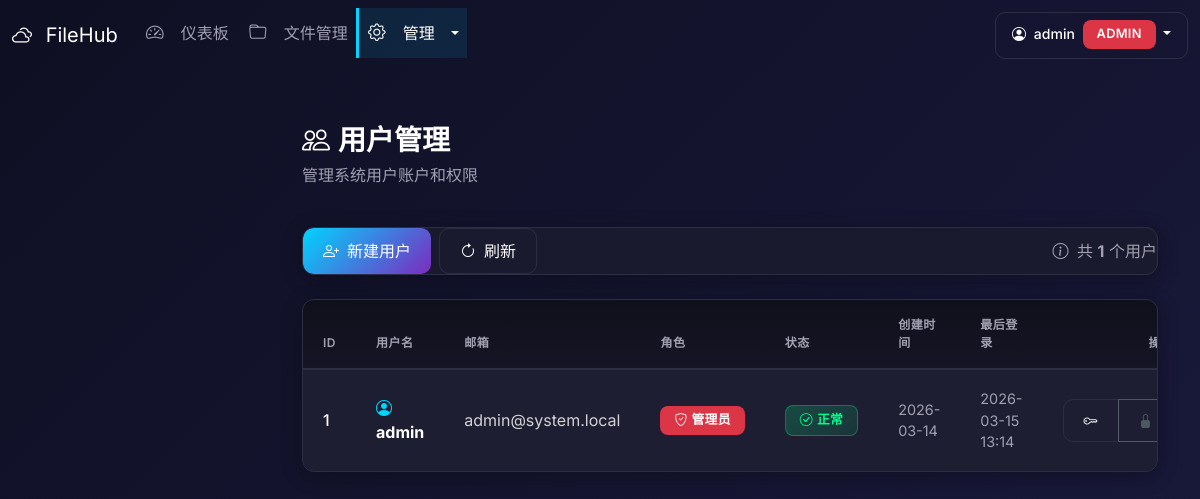
/admin/users (signed in), run on an earlier commit of the app's database.
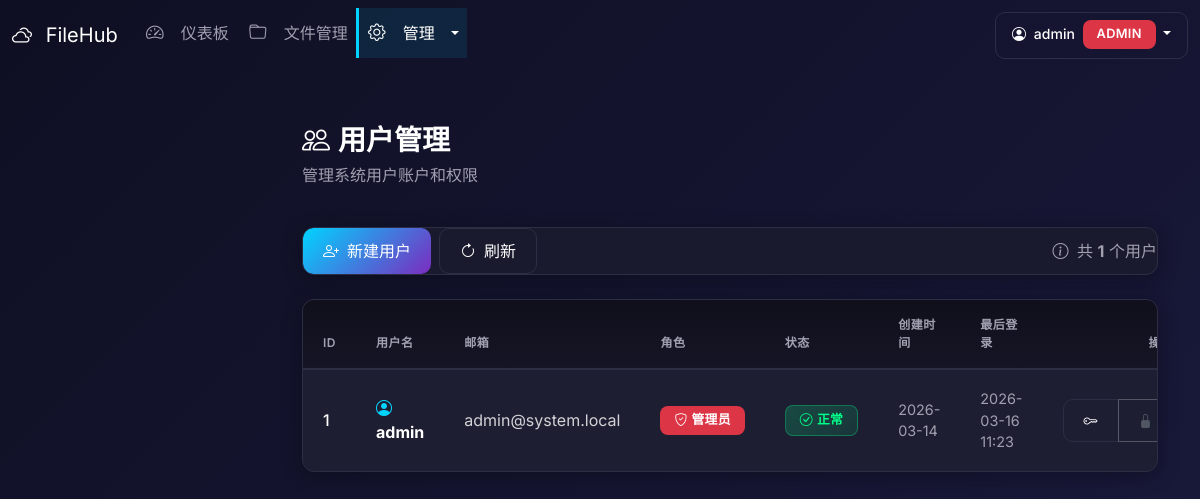
And on a later commit of the database.
### database.py (models this page shows, shortened)
class User(Base):
    __tablename__ = 'users'
    id = Column(Integer, primary_key=True, autoincrement=True)
    username = Column(String(50), unique=True, nullable=False, index=True)
    password_hash = Column(String(255), nullable=False)
    email = Column(String(100), unique=True, nullable=True)
    role = Column(String(20), default='user')  # user, admin
    is_active = Column(Boolean, default=True)
    created_at = Column(DateTime, default=datetime.now)
    updated_at = Column(DateTime, default=datetime.now, onupdate=datetime.now)
    last_login = Column(DateTime, nullable=True)
    permissions = relationship('Permission', back_populates='user', cascade='all, delete-orphan', foreign_keys='Permission.user_id', lazy='joined')
    audit_logs = relationship('AuditLog', back_populates='user', cascade='all, delete-orphan')

### app.py (the view)
@app.route('/admin/users')
@login_required
@admin_required
def admin_users():
    users = get_all_users()
    return render_template('admin/users.html', users=users)

### auth.py (called while the page is built)
def get_user_by_id(user_id):
    db = get_session()
    try:
        return db.query(User).filter(User.id == user_id).first()
    finally:
        db.close()

def get_all_users():
    db = get_session()
    try:
        return db.query(User).order_by(User.created_at.desc()).all()
    finally:
        db.close()

def login_required(f):
    @wraps(f)
    def decorated_function(*args, **kwargs):
        if 'user_id' not in session:
            if request.path.startswith('/api/'):
                return jsonify({'success': False, 'error': '请先登录'}), 401
            flash('请先登录', 'warning')
            return redirect(url_for('login', next=request.url))
        return f(*args, **kwargs)
    return decorated_function

### database.py (called while the page is built)
def get_session():
    return Session()

### templates/admin/users.html (shortened to what the changed rows need)
{% extends "base.html" %}
{% block content %}
<div class="row mb-4">
    <div class="col-12">
        <h2 class="page-title">
            <i class="bi bi-people me-2"></i>用户管理
        </h2>
    </div>
</div>
<div class="content-card">
    <div class="card-body-custom">
        <div class="table-responsive">
            <table class="table table-hover">
                <thead>
                    <tr>
                        <th>ID</th>
                        <th>用户名</th>
                        <th>邮箱</th>
                        <th>角色</th>
                        <th>状态</th>
                        <th>创建时间</th>
                        <th>最后登录</th>
                        <th class="text-end">操作</th>
                    </tr>
                </thead>
                <tbody>
                    {% for user in users %}
                    <tr>
                        <td style="color: #fff;">{{ user.id }}</td>
                        <td>
                            <i class="bi bi-person-circle me-2" style="color: #00d4ff;"></i>
                            <strong style="color: #fff;">{{ user.username }}</strong>
                        </td>
                        <td style="color: rgba(255,255,255,0.8);">{{ user.email or '-' }}</td>
                        <td>
                            {% if user.role == 'admin' %}
                            <span class="badge bg-danger"><i class="bi bi-shield-check me-1"></i>管理员</span>
                            {% else %}
                            <span class="badge bg-secondary"><i class="bi bi-person me-1"></i>普通用户</span>
                            {% endif %}
                        </td>
                        <td>
                            {% if user.is_active %}
                            <span class="badge bg-success"><i class="bi bi-check-circle me-1"></i>正常</span>
                            {% else %}
                            <span class="badge bg-danger"><i class="bi bi-x-circle me-1"></i>禁用</span>
                            {% endif %}
                        </td>
                        <td class="text-muted small">
                            {{ user.created_at.strftime('%Y-%m-%d') if user.created_at else '-' }}
                        </td>
                        <td class="text-muted small">
                            {{ user.last_login.strftime('%Y-%m-%d %H:%M') if user.last_login else '从未' }}
                        </td>
                        <td class="text-end">
                            <div class="btn-group btn-group-sm">
                                <a href="{{ url_for('admin_permissions_user', user_id=user.id) }}"
                                   class="btn btn-outline-light" title="权限管理">
                                    <i class="bi bi-key"></i>
                                </a>
                                {% if user.id != session.user_id %}
                                <button class="btn btn-outline-light"
                                        onclick="toggleUserStatus({{ user.id }}, {{ 'true' if user.is_active else 'false' }})"
                                        title="{{ '禁用' if user.is_active else '启用' }}">
                                    <i class="bi bi-{{ 'lock' if user.is_active else 'unlock' }}"></i>
                                </button>
                                {% else %}
                                <button class="btn btn-outline-secondary" disabled title="不能禁用自己">
                                    <i class="bi bi-lock-fill"></i>
                                </button>
                                {% endif %}
                            </div>
                        </td>
                    </tr>
                    {% endfor %}
                </tbody>
            </table>
        </div>
    </div>
</div>
{% endblock %}

What changed in the data, as far as the page shows it:
changed User "admin": last_login "2026-03-15 13:14" → "2026-03-16 11:23"
